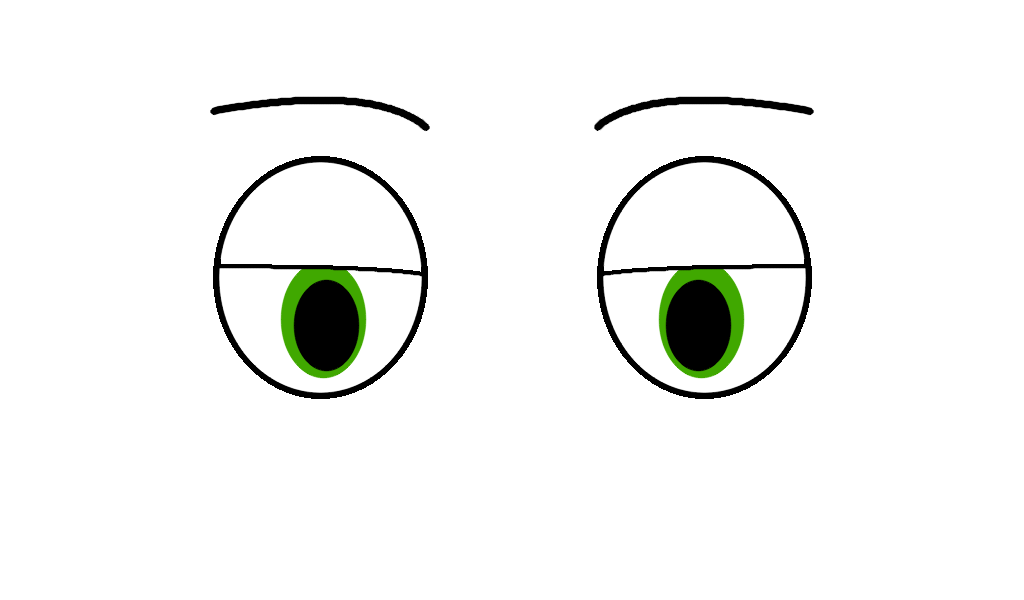
#> input picture face/assets/cncAtiva.png, 1024 x 600 px
$ python -i captura_e_gcode.py   (imports and definitions only)
#> lines starting #> are read from the running program, lines starting #| are printed output that depends on the picture; after the words box and inside, x2 and y2 are one past the last pixel; in counts of white or black regions, pixels touching at a corner belong together
#> further down, picture is the input picture: shape (600, 1024, 3); mean B, G, R 243.1, 244.7, 243.7
"""
tests/captura_e_gcode.py — Script independente de captura por webcam com
opção de escolha entre modo Rosto (Retrato) ou modo Desenho (com limpeza de ruídos).
"""

import os
import sys
import time
import math
from pathlib import Path
import cv2
import numpy as np
import serial

# ==============================================================================
# CONFIGURAÇÕES DA CNC E DA ÁREA DE DESENHO
# ==============================================================================
PORTA_SERIAL = "COM20"
BAUDRATE = 115200

MAX_X = 9.0
MAX_Y = 16.0

DRAW_W = 5.0
DRAW_H = 10.0
MARGIN_X = 1.0
MARGIN_Y = 1.5

Z_UP = 0.0
Z_DOWN = 10.0
MAX_Z = 15.0

F_DRAW = 100
F_TRAVEL = 200

SAMPLE_MM = 0.35
COMPRIMENTO_MIN_TRAÇO = 2.0  # Descarta ruidinhos curtos menores que 2 mm


# ==============================================================================
# 1. PROCESSAMENTO DE IMAGEM PARA ROSTO
# ==============================================================================
def extrair_linhas_rosto(frame):
    h, w, _ = frame.shape
#> h = 600; w = 1024
    lado = min(h, w)
#> lado = 600
    x0, y0 = (w - lado) // 2, (h - lado) // 2
#> x0 = 212; y0 = 0
    roi = frame[y0:y0 + lado, x0:x0 + lado]
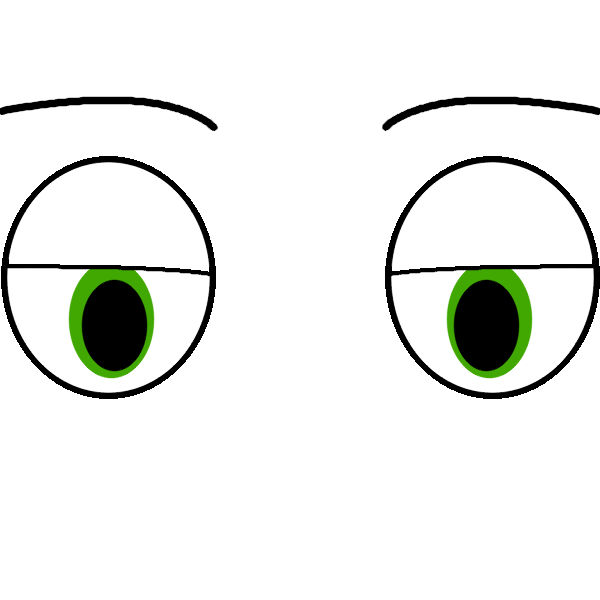
#> roi: shape (600, 600, 3); mean B, G, R 234.6, 237.4, 235.7

    roi = cv2.resize(roi, (400, 400), interpolation=cv2.INTER_AREA)
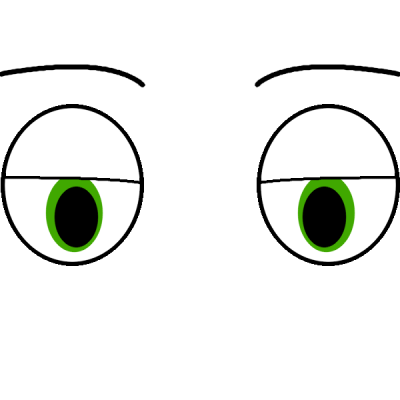
#> roi: shape (400, 400, 3); mean B, G, R 234.6, 237.4, 235.7
    gray = cv2.cvtColor(roi, cv2.COLOR_BGR2GRAY)

    clahe = cv2.createCLAHE(clipLimit=2.5, tileGridSize=(8, 8))
    contraste = clahe.apply(gray)

    blurred = cv2.GaussianBlur(contraste, (5, 5), 0)
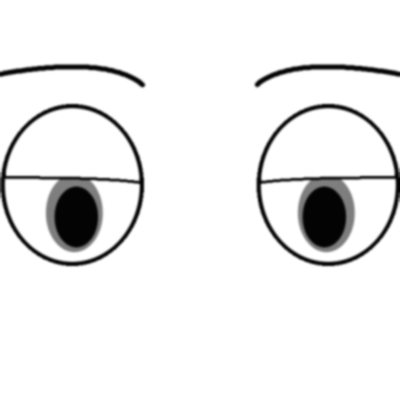
#> blurred: shape (400, 400); min 3, max 255, mean 236.8
    edges = cv2.Canny(blurred, threshold1=60, threshold2=150)
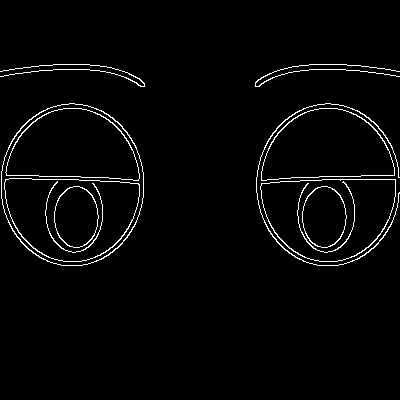
#> edges: shape (400, 400); 2.6% white in thin lines or dots, all inside (x1, y1, x2, y2) = (0, 64, 400, 266)

    # Limpeza morfológica para eliminar pontos isolados
    kernel = cv2.getStructuringElement(cv2.MORPH_RECT, (3, 3))
    limpo = cv2.morphologyEx(edges, cv2.MORPH_CLOSE, kernel)
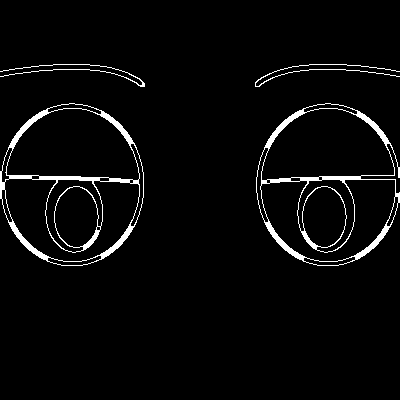
#> limpo: shape (400, 400); 3.6% white; 4 white regions, box (x1, y1, x2, y2) and area: (0, 103, 144, 266) 2594, (256, 103, 400, 266) 2509, (0, 64, 145, 87) 317, (255, 64, 400, 87) 311
    limpo = cv2.morphologyEx(limpo, cv2.MORPH_OPEN, kernel)
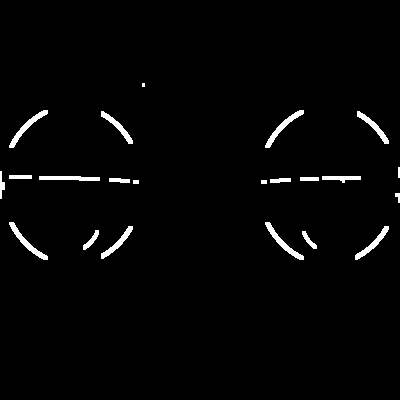
#> limpo: shape (400, 400); 2% white; 22 white regions (1 under 20 px)

    contornos, _ = cv2.findContours(limpo, cv2.RETR_LIST, cv2.CHAIN_APPROX_SIMPLE)
#> contornos = 22 contours, 5 with area under 20; largest, box (x1, y1, x2, y2) and area: (265, 222, 304, 260) 239, (9, 222, 48, 260) 239, (265, 110, 304, 148) 239, (9, 110, 48, 148) 239, (355, 226, 389, 260) 208

    traços_finais = []
    for c in contornos:
        area = cv2.contourArea(c)
        perimetro = cv2.arcLength(c, True)

        if perimetro < 12.0 or area < 5.0:
            continue

        approx = cv2.approxPolyDP(c, 2.0, False)
        pts = approx.reshape(-1, 2)

        if len(pts) >= 2:
            traços_finais.append(pts)
#> this loop made 22 passes
#> (area, perimetro) on passes 2, 3, 4, 5, 6, 10, 11, 13, 14, 16, 18, 19: (88.5, 54.53), (207.5, 102.1), (198, 97.88), (239, 116), (239, 116), (61, 46.83), (61, 46.83), (123.5, 86.24), (182, 126.8), (49, 60.83), (198, 97.88), (198, 97.88)
#> (area, perimetro, pts) on passes 1, 12, 15: (75.5, 49.7, [[302, 231], [306, 241], [316, 248], [305, 231]]), (54, 42, [[300, 177], [300, 180], [318, 180], [318, 177]]), (66, 50, [[9, 175], [9, 178], [31, 178], [31, 175]])
#> after the loop, traços_finais = 21 items

    return roi, limpo, traços_finais


# ==============================================================================
# 2. PROCESSAMENTO DE IMAGEM PARA DESENHO (Com remoção agressiva de fundo)
# ==============================================================================
# [270 lines left out: functions extrair_linhas_desenho, gerar_gcode_direto, _status, enviar_gcode_cnc, main, not called in this run]


# [2 lines not run here, left out]

>>> import cv2
>>> picture = cv2.imread('../face/assets/cncAtiva.png')
>>> result = extrair_linhas_rosto(picture)
